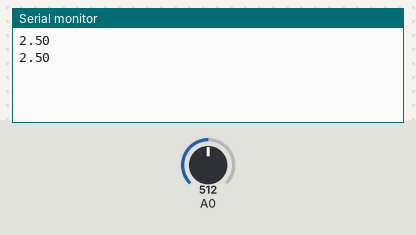
The sketch below on a simulated Arduino Uno, built with avr-gcc and run on an emulated ATmega328P. Shown: the last lines printed to the serial monitor. The test bench sets the inputs (shaded band); at power-on: A0 = 512.

Above: at 1.8 s.
1.9 s: A0 set to 716
At 2.8 s:
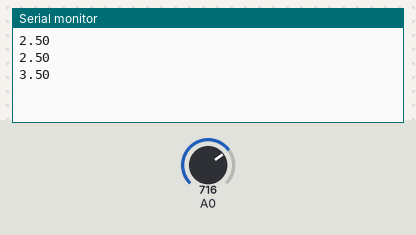
3.4 s: A0 set to 900
At 4.5 s:
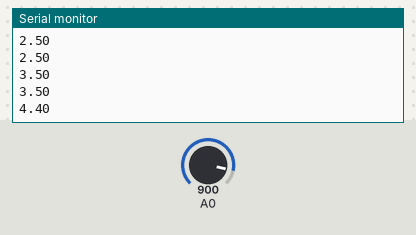
Timing chart, 0 to 6.4 s (numbered marks = the images above; inputs shaded):
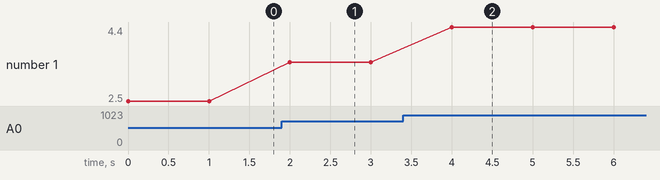

Measured:
- after the input at 1.9 s, the serial monitor: prints a new line after 0.10 s (image 1)
- after the input at 3.4 s, the serial monitor: prints a new line after 0.60 s (image 2)
- plotted number 1: 2.5 → 3.5 after the input at 1.9 s, 3.5 → 4.4 after the input at 3.4 s

The sketch:

example4.ino
```cpp
// the setup routine runs once when you press reset:
void setup() {
// initialize serial communication at 9600 bits per second:
Serial.begin(9600);
}
// the loop routine runs over and over again forever:
void loop() {
// read the input on analog pin 0:
int sensorValue = analogRead(A0);
// Convert the analog reading (which goes from 0 - 1023) to a voltage (0 - 5V):
float voltage = sensorValue * (5.0 / 1023.0);
// print out the value you read:

Serial.println(voltage);
delay(1000);
}
```
